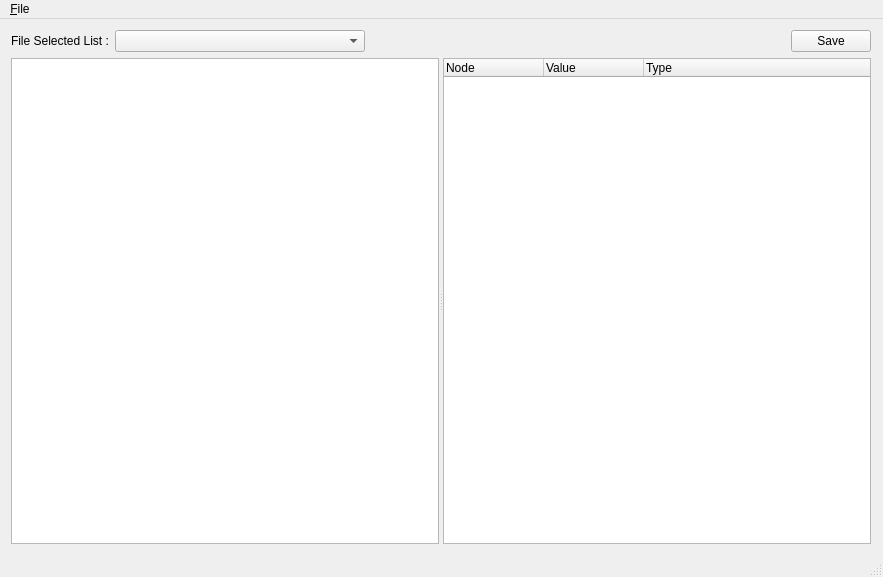
<?xml version="1.0" encoding="UTF-8"?>
<ui version="4.0">
 <class>MainWindow</class>
 <widget class="QMainWindow" name="MainWindow">
  <property name="geometry">
   <rect>
    <x>0</x>
    <y>0</y>
    <width>883</width>
    <height>577</height>
   </rect>
  </property>
  <property name="windowTitle">
   <string>Editor</string>
  </property>
  <widget class="QWidget" name="centralWidget">
   <layout class="QGridLayout" name="gridLayout">
    <item row="0" column="0">
     <layout class="QHBoxLayout" name="horizontalLayout_2">
      <property name="sizeConstraint">
       <enum>QLayout::SetFixedSize</enum>
      </property>
      <item>
       <layout class="QHBoxLayout" name="horizontalLayout">
        <property name="sizeConstraint">
         <enum>QLayout::SetFixedSize</enum>
        </property>
        <item>
         <widget class="QLabel" name="lblInputFile">
          <property name="text">
           <string>File Selected List :</string>
          </property>
         </widget>
        </item>
        <item>
         <widget class="QComboBox" name="cmbInputFile">
          <property name="minimumSize">
           <size>
            <width>250</width>
            <height>0</height>
           </size>
          </property>
         </widget>
        </item>
       </layout>
      </item>
      <item>
       <spacer name="horizontalSpacer">
        <property name="orientation">
         <enum>Qt::Horizontal</enum>
        </property>
        <property name="sizeHint" stdset="0">
         <size>
          <width>40</width>
          <height>20</height>
         </size>
        </property>
       </spacer>
      </item>
      <item>
       <widget class="QPushButton" name="pushButton">
        <property name="text">
         <string>Save</string>
        </property>
       </widget>
      </item>
     </layout>
    </item>
    <item row="1" column="0">
     <widget class="QSplitter" name="splitter">
      <property name="orientation">
       <enum>Qt::Horizontal</enum>
      </property>
      <widget class="QTextEdit" name="txtJson">
       <property name="autoFormatting">
        <set>QTextEdit::AutoAll</set>
       </property>
       <property name="lineWrapMode">
        <enum>QTextEdit::NoWrap</enum>
       </property>
      </widget>
      <widget class="QTreeWidget" name="twdConfigTree">
       <column>
        <property name="text">
         <string>Node</string>
        </property>
       </column>
       <column>
        <property name="text">
         <string>Value</string>
        </property>
       </column>
       <column>
        <property name="text">
         <string>Type</string>
        </property>
       </column>
      </widget>
     </widget>
    </item>
    <item row="1" column="1">
     <spacer name="verticalSpacer">
      <property name="orientation">
       <enum>Qt::Vertical</enum>
      </property>
      <property name="sizeHint" stdset="0">
       <size>
        <width>1</width>
        <height>481</height>
       </size>
      </property>
     </spacer>
    </item>
   </layout>
  </widget>
  <widget class="QMenuBar" name="menuBar">
   <property name="geometry">
    <rect>
     <x>0</x>
     <y>0</y>
     <width>883</width>
     <height>20</height>
    </rect>
   </property>
   <widget class="QMenu" name="menu_File">
    <property name="title">
     <string>&amp;File</string>
    </property>
    <addaction name="action_Open"/>
    <addaction name="action_Save"/>
    <addaction name="separator"/>
    <addaction name="action_Exit"/>
   </widget>
   <addaction name="menu_File"/>
  </widget>
  <widget class="QStatusBar" name="statusBar"/>
  <action name="action_Open">
   <property name="text">
    <string>&amp;Open</string>
   </property>
  </action>
  <action name="action_Exit">
   <property name="text">
    <string>&amp;Exit</string>
   </property>
  </action>
  <action name="action_Save">
   <property name="text">
    <string>&amp;Save</string>
   </property>
  </action>
 </widget>
 <layoutdefault spacing="6" margin="11"/>
 <resources/>
 <connections/>
</ui>
